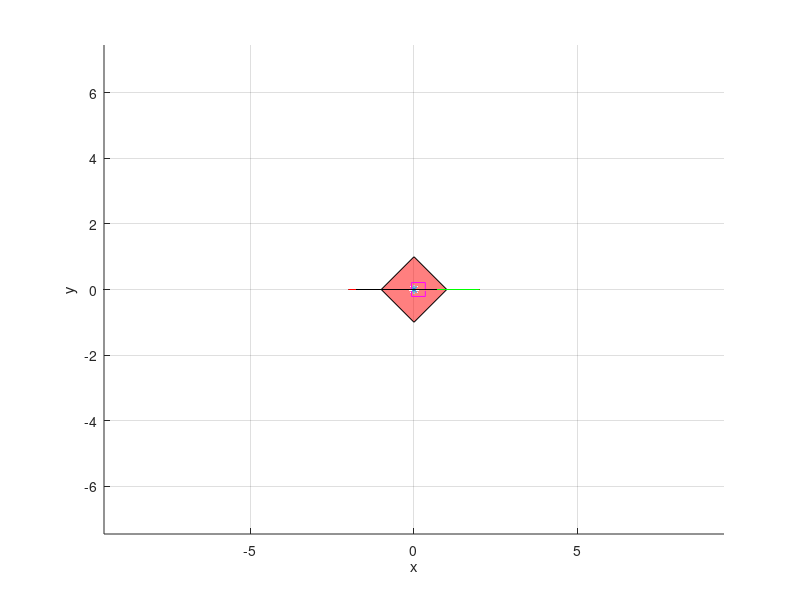

MATLAB code to generate this figure: (Note: this script raises an error after producing the figure.)
% function cnisectst
clear
% test intersection between line & cone
% input parameters:
% 
% output parameters:
%
%
% USES:
%   none
% rolf mueller, 2007

% height of flap cutting plane origin
fpch = .5;

% flap cutting plane origin:
o1 = [0; 0; fpch];

% flap cutting plane normal:
fpnx = 0;
fpny = 0;
fpnz = 1;

fpnx = fpnx./sqrt(fpnx^2+fpny^2+fpnz^2);
fpny = fpny./sqrt(fpnx^2+fpny^2+fpnz^2);
fpnz = fpnz./sqrt(fpnx^2+fpny^2+fpnz^2);

% cone opening angle:
coa = 30*pi/180;

% angle of flap center:
fca = 0*pi/180;

% normal of vertical plane through origin & flap center:
vpnx = -sin(fca);
vpny = cos(fca);
vpnz = 0;

% orgin of vertical plane:
o2 = [0; 0; 0];

% direction vector of intersection line between the 2 planes:

%vi = cross([fpnx; fpny; fpnz], [vpnx; vpny; vpnz]);

vi = [fpny*vpnz-fpnz*vpny; ...
      fpnz*vpnx-fpnx*vpnz; ...
      fpnx*vpny-fpny*vpnx];

% 1st line to intersect: ----------------------------
pt1 = [0; 0; fpch]; % point on line

vd1 = vi; % direction vector

% 2nd line to intersect (line on cone surface): -----
pt2 = [0; 0; 0];

vd2 = [cos(fca); sin(fca); cot(0.5*coa)];


%cp12 = cross(vd1,vd2);
cp12= [vd1(2)*vd2(3)-vd1(3)*vd2(2); ...
       vd1(3)*vd2(1)-vd1(1)*vd2(3); ...
       vd1(1)*vd2(2)-vd1(2)*vd2(1)];

%cp12nrm = norm(cp12);
cp12nrm = sqrt(sum(cp12.^2));

m = [pt2'-pt1'; vd2'; cp12'];

detref = det(m);
dettst = m(1,1)*m(2,2)*m(3,3) ...
         -m(1,1)*m(2,3)*m(3,2) ...
         -m(1,2)*m(2,1)*m(3,3) ...
         +m(1,3)*m(2,1)*m(3,2) ...
         +m(1,2)*m(2,3)*m(1,3) ...
         -m(1,3)*m(2,2)*m(3,1);


s1 = dettst./cp12nrm.^2;

fprintf('intersection: %f, %f, %f\n', ...
        pt1(1)+s1*vd1(1), ...
        pt1(2)+s1*vd1(2), ...
        pt1(3)+s1*vd1(3));

% graphics: ---------------------------------------------
clf

scl = 2;

% origin of flap cutting plane:
lhpt1 = line(0, 0, fpch, 'Marker', '*');

% flap cutting plane:
sv1 = [0; fpnz; -fpny];
sv2 = cross(sv1, [fpnx; fpny; fpnz]);

pp1 = o1-sv1;
pp2 = o1+sv2;
pp3 = o1+sv1;
pp4 = o1-sv2;

phc = patch([pp1(1) pp2(1) pp3(1) pp4(1)], ...
            [pp1(2) pp2(2) pp3(2) pp4(2)], ...
            [pp1(3) pp2(3) pp3(3) pp4(3)], 'r');

set(phc, 'FaceAlpha', 0.5);

% plane through origin
sv1 = 2*[vpny; -vpnx; 0];
sv2 = 2*cross(sv1, [vpnx; vpny; vpnz]);

pp1 = o2-sv1;
pp2 = o2+sv2;
pp3 = o2+sv1;
pp4 = o2-sv2;

pho = patch([pp1(1) pp2(1) pp3(1) pp4(1)], ...
            [pp1(2) pp2(2) pp3(2) pp4(2)], ...
            [pp1(3) pp2(3) pp3(3) pp4(3)], 'b');

set(pho, 'FaceAlpha', 0.5);

% intersection line between planes:
line([pt1(1)-scl*vd1(1) pt1(1)+scl*vd1(1)], ...
     [pt1(2)-scl*vd1(2) pt1(2)+scl*vd1(2)], ...
     [pt1(3)-scl*vd1(3) pt1(3)+scl*vd1(3)], 'Color', 'r');

% cone surface line:
line([pt2(1)-scl*vd2(1) pt2(1)+scl*vd2(1)], ...
     [pt2(2)-scl*vd2(2) pt2(2)+scl*vd2(2)], ...
     [pt2(3)-scl*vd2(3) pt2(3)+scl*vd2(3)], 'Color', 'g');

% intersection point:

line([pt1(1)+s1*vd1(1)], ...
     [pt1(2)+s1*vd1(2)], ...
     [pt1(3)+s1*vd1(3)], 'Marker', 's', 'color', 'm', ...
     'MarkerSize', 10);
     
xlbl = xlabel('x');
ylbl = ylabel('y');
zlbl = zlabel('z');


view([0 0 1]);

axis equal
grid;

rotate3d on;

save /tmp/cnisectst.mat coa fca fpnx fpny fpnz
